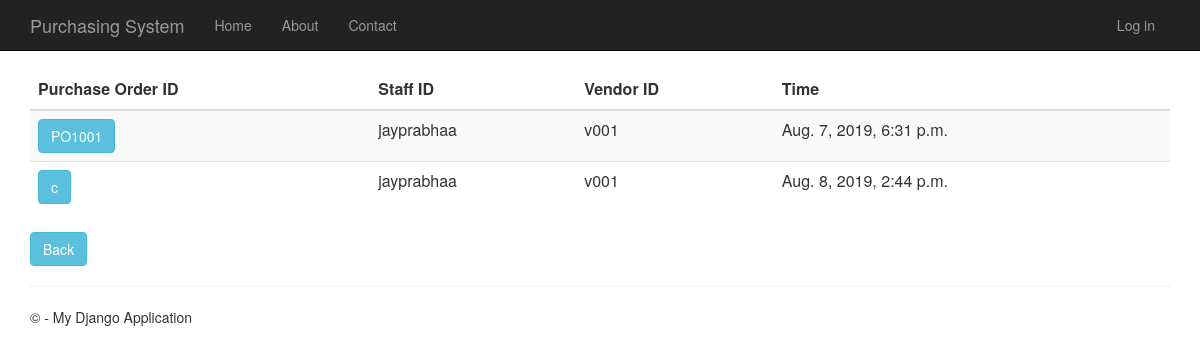
Screenshot of /purchaseorderhistory with the database file from the repository.
### PurchaseOrder/models.py (models this page shows, shortened)
class PurchaseOrder(models.Model):
    purchase_order_id = models.CharField(primary_key=True, max_length=10)
    shipping_instructions = models.TextField()
    time_created = models.DateTimeField()
    description = models.TextField(null=True,default=None, blank=True)
    total_price = models.DecimalField(max_digits=10, decimal_places=2, default=Decimal('0.00'))
    person_id = models.ForeignKey(Person)
    vendor_id = models.ForeignKey(Vendor)
    quotation_id = models.OneToOneField(Quotation)

### app/models.py (models this page shows, shortened)
class Person(models.Model):
    user_id = models.OneToOneField(User)
    person_id = models.CharField(primary_key=True, max_length=10)
    person_name = models.TextField()
    person_address = models.TextField()
    person_phone_number = models.TextField()
    person_role = models.TextField(default = 'MANAGER')

class Vendor(models.Model):
    vendor_id = models.CharField(primary_key=True, max_length=10)
    vendor_name = models.TextField()
    vendor_phone_number = models.TextField()
    vendor_address = models.TextField()
    vendor_email = models.TextField()
    def __str__(self):
        return str(self.vendor_id)

### PurchaseOrder/views.py (the view)
# urls.py: url(r'^purchaseorderhistory', PurchaseOrder.views.purchaseorderhistory, name="purchase_order_history"),
def purchaseorderhistory(request):
    purchase_orders = PurchaseOrder.objects.all()
    context = {
            'title':'Purchase Order History',
            'rows':purchase_orders
        }
    return render(request,'PurchaseOrder/purchaseorderhistory.html',context)

### PurchaseOrder/templates/PurchaseOrder/purchaseorderhistory.html
{% extends "app/layout.html" %}
{% block content %}
<div class="purcahseorderhistory margintop" >
    <form action="purchaseorderhistorydetails" method="GET">
        <table class="table table-striped margintop">
          <thead>
            <tr>
              <th scope="col" class="fontlabel">Purchase Order ID</th>
              <th scope="col" class="fontlabel">Staff ID</th>
              <th scope="col" class="fontlabel">Vendor ID</th>
              <th scope="col" class="fontlabel">Time</th>
            </tr>
          </thead>
          <tbody>
              {% for r in rows %}
            <tr>
                 <td><button type="submit" name="po_id" value="{{r.purchase_order_id}}" class="btn btn-info" >{{r.purchase_order_id}}</button></td>
                 <td>{{r.person_id.person_id}}</td>
                 <td>{{r.vendor_id}}</td>
                 <td>{{r.time_created}}</td>
            </tr>
              {% endfor %}
          </tbody>
        </table>
    </form>
    <form action="menu">
        <div class="margintop">
            <button type="submit" class="btn btn-info" >Back</button>
        </div>
    </form>
</div>
{% endblock %}

### app/static/app/content/site.css (style rules this page uses)
body { padding-top: 50px; padding-bottom: 20px; }

### rows the page displays
PurchaseOrder: purchase_order_id "PO1001", person_id.person_id "jayprabhaa", vendor_id "v001", time_created "Aug. 7, 2019, 6:31 p.m."
PurchaseOrder: purchase_order_id "c", person_id.person_id "jayprabhaa", vendor_id "v001", time_created "Aug. 8, 2019, 2:44 p.m."
